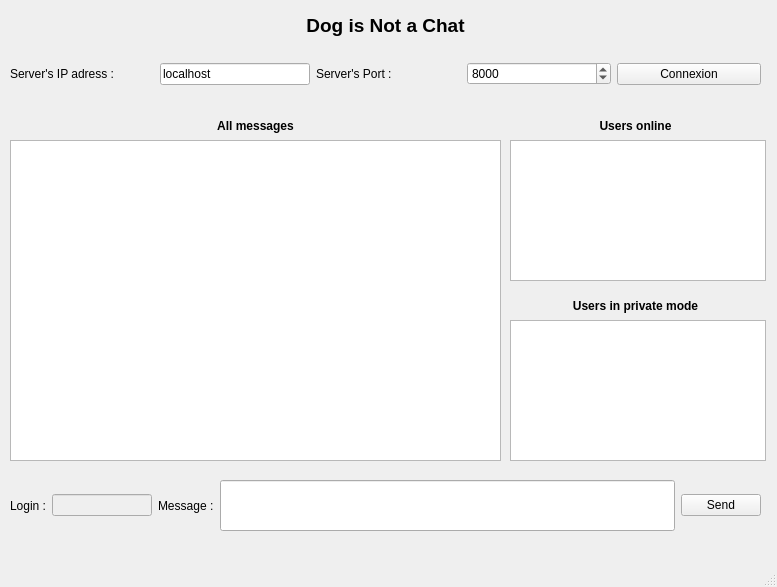
<?xml version="1.0" encoding="UTF-8"?>
<ui version="4.0">
 <class>FenClient</class>
 <widget class="QMainWindow" name="FenClient">
  <property name="geometry">
   <rect>
    <x>0</x>
    <y>0</y>
    <width>777</width>
    <height>587</height>
   </rect>
  </property>
  <property name="windowTitle">
   <string>DNC</string>
  </property>
  <widget class="QWidget" name="centralwidget">
   <widget class="QWidget" name="layoutWidget">
    <property name="geometry">
     <rect>
      <x>10</x>
      <y>60</y>
      <width>751</width>
      <height>28</height>
     </rect>
    </property>
    <layout class="QHBoxLayout" name="horizontalLayout">
     <item>
      <widget class="QLabel" name="label_ip">
       <property name="text">
        <string>Server's IP adress :</string>
       </property>
      </widget>
     </item>
     <item>
      <widget class="QLineEdit" name="serveurIP">
       <property name="maximumSize">
        <size>
         <width>150</width>
         <height>16777215</height>
        </size>
       </property>
       <property name="text">
        <string>localhost</string>
       </property>
      </widget>
     </item>
     <item>
      <widget class="QLabel" name="label_port">
       <property name="text">
        <string>Server's Port :</string>
       </property>
      </widget>
     </item>
     <item>
      <widget class="QSpinBox" name="serveurPort">
       <property name="minimumSize">
        <size>
         <width>60</width>
         <height>0</height>
        </size>
       </property>
       <property name="minimum">
        <number>1024</number>
       </property>
       <property name="maximum">
        <number>65535</number>
       </property>
       <property name="value">
        <number>8000</number>
       </property>
      </widget>
     </item>
     <item>
      <widget class="QPushButton" name="btnConnexion">
       <property name="text">
        <string>Connexion</string>
       </property>
      </widget>
     </item>
    </layout>
   </widget>
   <widget class="QWidget" name="layoutWidget_2">
    <property name="geometry">
     <rect>
      <x>10</x>
      <y>480</y>
      <width>751</width>
      <height>51</height>
     </rect>
    </property>
    <layout class="QHBoxLayout" name="horizontalLayout_2">
     <item>
      <widget class="QLabel" name="label_pseudo">
       <property name="text">
        <string>Login :</string>
       </property>
      </widget>
     </item>
     <item>
      <widget class="QLineEdit" name="pseudo">
       <property name="enabled">
        <bool>false</bool>
       </property>
       <property name="sizePolicy">
        <sizepolicy hsizetype="Preferred" vsizetype="Fixed">
         <horstretch>0</horstretch>
         <verstretch>0</verstretch>
        </sizepolicy>
       </property>
       <property name="maximumSize">
        <size>
         <width>100</width>
         <height>16777215</height>
        </size>
       </property>
      </widget>
     </item>
     <item>
      <widget class="QLabel" name="label_msg">
       <property name="text">
        <string>Message :</string>
       </property>
      </widget>
     </item>
     <item>
      <widget class="QLineEdit" name="message">
       <property name="sizePolicy">
        <sizepolicy hsizetype="Expanding" vsizetype="Minimum">
         <horstretch>0</horstretch>
         <verstretch>0</verstretch>
        </sizepolicy>
       </property>
      </widget>
     </item>
     <item>
      <widget class="QPushButton" name="btnEnvoyer">
       <property name="text">
        <string>Send</string>
       </property>
       <property name="icon">
        <iconset>
         <normaloff>../../../../Downloads/chat.png</normaloff>../../../../Downloads/chat.png</iconset>
       </property>
      </widget>
     </item>
    </layout>
   </widget>
   <widget class="QLabel" name="title">
    <property name="geometry">
     <rect>
      <x>10</x>
      <y>10</y>
      <width>751</width>
      <height>31</height>
     </rect>
    </property>
    <property name="font">
     <font>
      <pointsize>14</pointsize>
      <weight>75</weight>
      <bold>true</bold>
     </font>
    </property>
    <property name="text">
     <string>Dog is Not a Chat</string>
    </property>
    <property name="alignment">
     <set>Qt::AlignCenter</set>
    </property>
   </widget>
   <widget class="QLabel" name="label_online">
    <property name="geometry">
     <rect>
      <x>510</x>
      <y>110</y>
      <width>251</width>
      <height>32</height>
     </rect>
    </property>
    <property name="font">
     <font>
      <weight>75</weight>
      <bold>true</bold>
     </font>
    </property>
    <property name="text">
     <string>Users online</string>
    </property>
    <property name="alignment">
     <set>Qt::AlignCenter</set>
    </property>
   </widget>
   <widget class="QLabel" name="label_private">
    <property name="geometry">
     <rect>
      <x>510</x>
      <y>290</y>
      <width>251</width>
      <height>32</height>
     </rect>
    </property>
    <property name="font">
     <font>
      <weight>75</weight>
      <bold>true</bold>
     </font>
    </property>
    <property name="text">
     <string>Users in private mode</string>
    </property>
    <property name="alignment">
     <set>Qt::AlignCenter</set>
    </property>
   </widget>
   <widget class="QListWidget" name="ecranOnline">
    <property name="geometry">
     <rect>
      <x>510</x>
      <y>140</y>
      <width>256</width>
      <height>141</height>
     </rect>
    </property>
   </widget>
   <widget class="QListWidget" name="ecranPrivate">
    <property name="geometry">
     <rect>
      <x>510</x>
      <y>320</y>
      <width>256</width>
      <height>141</height>
     </rect>
    </property>
   </widget>
   <widget class="QTextBrowser" name="ecranMain">
    <property name="geometry">
     <rect>
      <x>10</x>
      <y>140</y>
      <width>491</width>
      <height>321</height>
     </rect>
    </property>
   </widget>
   <widget class="QLabel" name="label_all">
    <property name="geometry">
     <rect>
      <x>10</x>
      <y>110</y>
      <width>491</width>
      <height>32</height>
     </rect>
    </property>
    <property name="font">
     <font>
      <weight>75</weight>
      <bold>true</bold>
     </font>
    </property>
    <property name="text">
     <string>All messages</string>
    </property>
    <property name="alignment">
     <set>Qt::AlignCenter</set>
    </property>
   </widget>
  </widget>
  <widget class="QMenuBar" name="menubar">
   <property name="geometry">
    <rect>
     <x>0</x>
     <y>0</y>
     <width>777</width>
     <height>23</height>
    </rect>
   </property>
  </widget>
  <widget class="QStatusBar" name="statusbar"/>
 </widget>
 <resources/>
 <connections/>
</ui>
